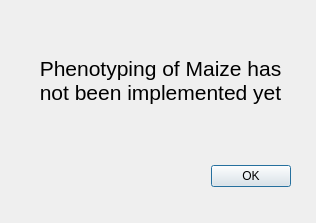
<?xml version="1.0" encoding="UTF-8"?>
<ui version="4.0">
 <class>Dialog</class>
 <widget class="QDialog" name="Dialog">
  <property name="geometry">
   <rect>
    <x>0</x>
    <y>0</y>
    <width>316</width>
    <height>223</height>
   </rect>
  </property>
  <property name="windowTitle">
   <string>Dialog</string>
  </property>
  <widget class="QDialogButtonBox" name="buttonBox">
   <property name="geometry">
    <rect>
     <x>-50</x>
     <y>160</y>
     <width>341</width>
     <height>32</height>
    </rect>
   </property>
   <property name="orientation">
    <enum>Qt::Horizontal</enum>
   </property>
   <property name="standardButtons">
    <set>QDialogButtonBox::Ok</set>
   </property>
  </widget>
  <widget class="QLabel" name="label">
   <property name="geometry">
    <rect>
     <x>30</x>
     <y>40</y>
     <width>261</width>
     <height>81</height>
    </rect>
   </property>
   <property name="font">
    <font>
     <pointsize>16</pointsize>
     <weight>50</weight>
     <bold>false</bold>
    </font>
   </property>
   <property name="text">
    <string>Phenotyping of Maize has not been implemented yet</string>
   </property>
   <property name="alignment">
    <set>Qt::AlignCenter</set>
   </property>
   <property name="wordWrap">
    <bool>true</bool>
   </property>
  </widget>
 </widget>
 <resources/>
 <connections>
  <connection>
   <sender>buttonBox</sender>
   <signal>accepted()</signal>
   <receiver>Dialog</receiver>
   <slot>accept()</slot>
   <hints>
    <hint type="sourcelabel">
     <x>120</x>
     <y>175</y>
    </hint>
    <hint type="destinationlabel">
     <x>157</x>
     <y>112</y>
    </hint>
   </hints>
  </connection>
 </connections>
</ui>
